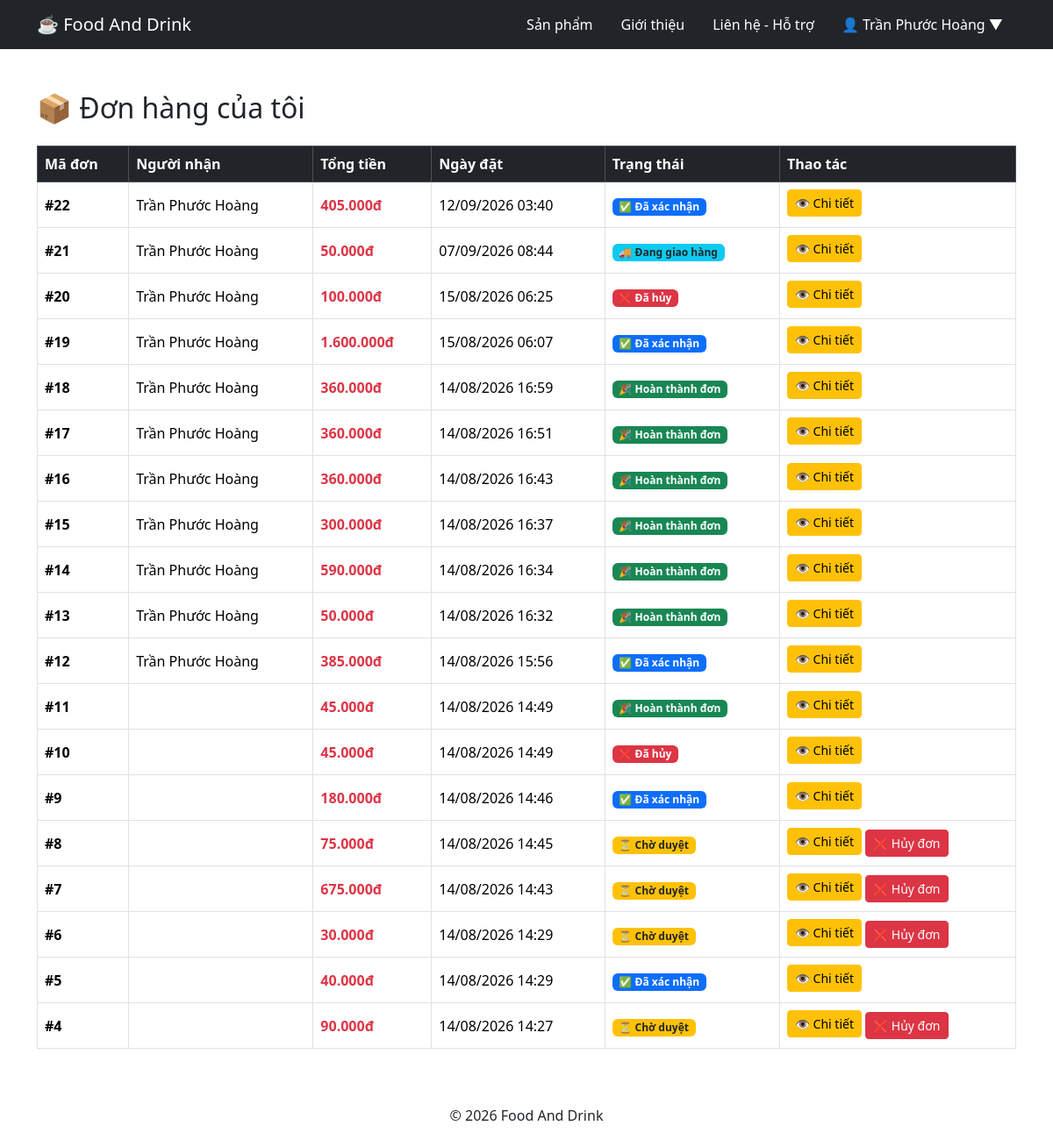
The page /user/orders.php (signed in) on the database its author committed.
### tables this page shows
CREATE TABLE `orders` (
  `id` int(11) NOT NULL,
  `user_id` int(11) NOT NULL,
  `total` decimal(10,2) NOT NULL,
  `status` enum('pending','confirmed','shipping','completed','cancelled') DEFAULT 'pending',
  `created_at` timestamp NOT NULL DEFAULT current_timestamp(),
  `receiver_name` varchar(100) NOT NULL,
  `phone` varchar(20) NOT NULL,
  `address` text NOT NULL,
  `note` text DEFAULT NULL
);

### user/orders.php (the view, shortened to what this page needs)
<?php
require_once "../config/database.php";
$user_id = (int)$_SESSION['user_id'];
$sql = "
    SELECT *
    FROM orders
    WHERE user_id = $user_id
    ORDER BY id DESC
";
$result = mysqli_query($conn, $sql);
?>
<!DOCTYPE html>
<html lang="vi">
<head>
    <link
        href="https://cdn.jsdelivr.net/npm/bootstrap@5.3.3/dist/css/bootstrap.min.css"
        rel="stylesheet"
    >
    <link
        rel="stylesheet"
        href="../assets/css/style.css"
    >
</head>
<body>
<?php include "../includes/header.php"; ?>
<div class="container mt-5 mb-5">
    <h2 class="mb-4">
        📦 Đơn hàng của tôi
    </h2>
    <?php if ($result && mysqli_num_rows($result) > 0) { ?>
        <div class="table-responsive">
            <table class="table table-bordered table-hover align-middle">
                <thead class="table-dark">
                    <tr>
                        <th>Mã đơn</th>
                        <th>Người nhận</th>
                        <th>Tổng tiền</th>
                        <th>Ngày đặt</th>
                        <th>Trạng thái</th>
                        <th>Thao tác</th>
                    </tr>
                </thead>
                <tbody>
                <?php while ($order = mysqli_fetch_assoc($result)) { ?>
                    <tr>
                        <td>
                            <strong>
                                #<?php echo $order['id']; ?>
                            </strong>
                        </td>
                        <td>
                            <?php
                            echo htmlspecialchars(
                                $order['receiver_name']
                            );
                            ?>
                        </td>
                        <td class="text-danger">
                            <strong>
                                <?php
                                echo number_format(
                                    $order['total'],
                                    0,
                                    ',',
                                    '.'
                                );
                                ?>đ
                            </strong>
                        </td>
                        <td>
                            <?php
                            echo date(
                                "d/m/Y H:i",
                                strtotime(
                                    $order['created_at']
                                )
                            );
                            ?>
                        </td>
                        <td>
                            <?php
                            switch ($order['status']) {
                                case 'pending':
                                    echo '
                                    <span class="badge bg-warning text-dark">
                                        ⏳ Chờ duyệt
                                    </span>';
                                    break;
                                case 'confirmed':
                                    echo '
                                    <span class="badge bg-primary">
                                        ✅ Đã xác nhận
                                    </span>';
                                    break;
                                case 'shipping':
                                    echo '
                                    <span class="badge bg-info text-dark">
                                        🚚 Đang giao hàng
                                    </span>';
                                    break;
                                case 'completed':
                                    echo '
                                    <span class="badge bg-success">
                                        🎉 Hoàn thành đơn
                                    </span>';
                                    break;
                                case 'cancelled':
                                    echo '
                                    <span class="badge bg-danger">
                                        ❌ Đã hủy
                                    </span>';
                                    break;
                            }
                            ?>
                        </td>
                        <td>
                            <a
                                href="order_detail.php?id=<?php echo $order['id']; ?>"
                                class="btn btn-warning btn-sm mb-1"
                            >
                                👁️ Chi tiết
                            </a>
                            <?php if ($order['status'] == 'pending') { ?>
                                <form
                                    method="POST"
                                    style="display:inline;"
                                    onsubmit="return confirm('Bạn có chắc muốn hủy đơn hàng này không?');"
                                >
                                    <button
                                        type="submit"
                                        name="cancel_order"
                                        class="btn btn-danger btn-sm"
                                    >
                                        ❌ Hủy đơn
                                    </button>
                                </form>
                            <?php } ?>
                        </td>
                    </tr>
                <?php } ?>
                </tbody>
            </table>
        </div>
    <?php } ?>
</div>
<footer class="text-center mt-5 mb-4">
    © 2026 Food And Drink
</footer>
</body>
</html>

### rows shown on the page
orders: id "22", receiver_name "Trần Phước Hoàng", total "405.000", created_at "12/09/2026 03:40", status "✅ Đã xác nhận"
orders: id "21", receiver_name "Trần Phước Hoàng", total "50.000", created_at "07/09/2026 08:44", status "🚚 Đang giao hàng"
orders: id "20", receiver_name "Trần Phước Hoàng", total "100.000", created_at "15/08/2026 06:25", status "❌ Đã hủy"
orders: id "19", receiver_name "Trần Phước Hoàng", total "1.600.000", created_at "15/08/2026 06:07", status "✅ Đã xác nhận"
orders: id "18", receiver_name "Trần Phước Hoàng", total "360.000", created_at "14/08/2026 16:59", status "🎉 Hoàn thành đơn"
orders: id "17", receiver_name "Trần Phước Hoàng", total "360.000", created_at "14/08/2026 16:51", status "🎉 Hoàn thành đơn"
orders: id "16", receiver_name "Trần Phước Hoàng", total "360.000", created_at "14/08/2026 16:43", status "🎉 Hoàn thành đơn"
orders: id "15", receiver_name "Trần Phước Hoàng", total "300.000", created_at "14/08/2026 16:37", status "🎉 Hoàn thành đơn"
orders: id "14", receiver_name "Trần Phước Hoàng", total "590.000", created_at "14/08/2026 16:34", status "🎉 Hoàn thành đơn"
orders: id "13", receiver_name "Trần Phước Hoàng", total "50.000", created_at "14/08/2026 16:32", status "🎉 Hoàn thành đơn"
orders: id "12", receiver_name "Trần Phước Hoàng", total "385.000", created_at "14/08/2026 15:56", status "✅ Đã xác nhận"
orders: id "11", total "45.000", created_at "14/08/2026 14:49", status "🎉 Hoàn thành đơn"
orders: id "10", total "45.000", created_at "14/08/2026 14:49", status "❌ Đã hủy"
orders: id "9", total "180.000", created_at "14/08/2026 14:46", status "✅ Đã xác nhận"
orders: id "8", total "75.000", created_at "14/08/2026 14:45", status "⏳ Chờ duyệt"
orders: id "7", total "675.000", created_at "14/08/2026 14:43", status "⏳ Chờ duyệt"
orders: id "6", total "30.000", created_at "14/08/2026 14:29", status "⏳ Chờ duyệt"
orders: id "5", total "40.000", created_at "14/08/2026 14:29", status "✅ Đã xác nhận"
orders: id "4", total "90.000", created_at "14/08/2026 14:27", status "⏳ Chờ duyệt"

### other values the page prints
$_SESSION['user_name'] "Trần Phước Hoàng"
